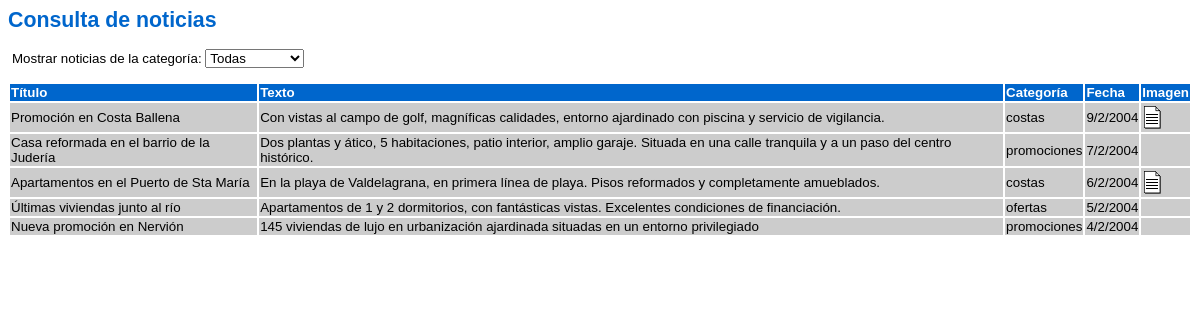
The app's page /consulta_noticias4.php with its own data.
### tables this page shows
CREATE TABLE noticias (
  id smallint(5) unsigned NOT NULL auto_increment,
  titulo varchar(100) NOT NULL default '',
  texto text NOT NULL,
  categoria enum('promociones','ofertas','costas') NOT NULL default 'promociones',
  fecha date NOT NULL default '0000-00-00',
  imagen varchar(100) default NULL,
  PRIMARY KEY  (id)
) TYPE=MyISAM COMMENT='Noticias de la inmobiliaria Lindavista';

### lib/fecha.php (called while the page is built, shortened)
<?PHP
function date2string ($date)
{
   $string = date ("j/n/Y", strtotime($date));
   return ($string);
}
?>

### consulta_noticias4.php (the view, shortened to what this page needs)
<HTML LANG="es">
<HEAD>
   <LINK REL="stylesheet" TYPE="text/css" HREF="estilo.css">
<?PHP
   include ("lib/fecha.php");
?>
</HEAD>
<BODY>
<H1>Consulta de noticias</H1>
<?PHP
      $conexion = mysql_connect ("localhost", "cursophp", "")
         or die ("No se puede conectar con el servidor");
      print ("<FORM NAME='selecciona' ACTION='consulta_noticias4.php' METHOD='POST'>\n");
      print ("<P>Mostrar noticias de la categoría:\n");
      print ("<SELECT NAME='categoria' ONCHANGE='actualizaPagina()'>\n");
      $instruccion = "SHOW columns FROM noticias LIKE 'categoria'";
      $consulta = mysql_query ($instruccion, $conexion);
      $row = mysql_fetch_array ($consulta);
      $lis = strstr ($row[1], "(");
      $lis = ltrim ($lis, "(");
      $lis = rtrim ($lis, ")");
      $lis = "'Todas'," . $lis;
      $lista = explode (",", $lis);
      $categoria = $_REQUEST['categoria'];
      if (isset($categoria))
         $selected = $categoria;
      else
         $selected = "Todas";
      for ($i=0; $i<count($lista); $i++)
      {
         $cad = trim ($lista[$i], "'");
         if ($cad == $selected)
            print ("   <OPTION VALUE='$cad' SELECTED>$cad\n");
         else
            print ("   <OPTION VALUE='$cad'>$cad\n");
      }
      print ("</SELECT></P>\n");
      print ("</FORM>\n");
      $instruccion = "select * from noticias";
      $instruccion = $instruccion . " order by fecha desc";
      $consulta = mysql_query ($instruccion, $conexion)
         or die ("Fallo en la consulta");
      $nfilas = mysql_num_rows ($consulta);
      if ($nfilas > 0)
      {
         print ("<TABLE>\n");
         print ("<TR>\n");
         print ("<TH>Título</TH>\n");
         print ("<TH>Texto</TH>\n");
         print ("<TH>Categoría</TH>\n");
         print ("<TH>Fecha</TH>\n");
         print ("<TH>Imagen</TH>\n");
         print ("</TR>\n");
         for ($i=0; $i<$nfilas; $i++)
         {
            $resultado = mysql_fetch_array ($consulta);
            print ("<TR>\n");
            print ("<TD>" . $resultado['titulo'] . "</TD>\n");
            print ("<TD>" . $resultado['texto'] . "</TD>\n");
            print ("<TD>" . $resultado['categoria'] . "</TD>\n");
            print ("<TD>" . date2string($resultado['fecha']) . "</TD>\n");
            if ($resultado['imagen'] != "")
               print ("<TD><A TARGET='_blank' HREF='img/" . $resultado['imagen'] .
                      "'><IMG BORDER='0' SRC='img/ico-fichero.gif' ALT='Imagen asociada'></A></TD>\n");
            else
               print ("<TD>&nbsp;</TD>\n");
            print ("</TR>\n");
         }
         print ("</TABLE>\n");
      }
      else
         print ("No hay noticias disponibles");
?>
</BODY>
</HTML>

### estilo.css (style rules this page uses)
BODY { font-family: verdana,arial, sans-serif; font-size: 10pt; }
H1 { font-size: 16pt; font-weight: bold; color: #0066CC; }
FORM P { clear: left; margin: 0.2em; padding: 0.1em; }
TH { font-size: 10pt; font-weight: bold; color: white; background: #0066CC; text-align: left; }
TD { font-size: 10pt; background: #CCCCCC; }

### records on screen
noticias: titulo "Promoción en Costa Ballena", texto "Con vistas al campo de golf, magníficas calidades, entorno ajardinado con piscina y servicio de vigilancia.", categoria "costas", fecha "9/2/2004"
noticias: titulo "Casa reformada en el barrio de la Judería", texto "Dos plantas y ático, 5 habitaciones, patio interior, amplio garaje. Situada en una calle tranquila y a un paso del centro histórico.", categoria "promociones", fecha "7/2/2004"
noticias: titulo "Apartamentos en el Puerto de Sta María", texto "En la playa de Valdelagrana, en primera línea de playa. Pisos reformados y completamente amueblados.", categoria "costas", fecha "6/2/2004"
noticias: titulo "Últimas viviendas junto al río", texto "Apartamentos de 1 y 2 dormitorios, con fantásticas vistas. Excelentes condiciones de financiación.", categoria "ofertas", fecha "5/2/2004"
noticias: titulo "Nueva promoción en Nervión", texto "145 viviendas de lujo en urbanización ajardinada situadas en un entorno privilegiado", categoria "promociones", fecha "4/2/2004"

### other values on screen
form field categoria "Todas"
